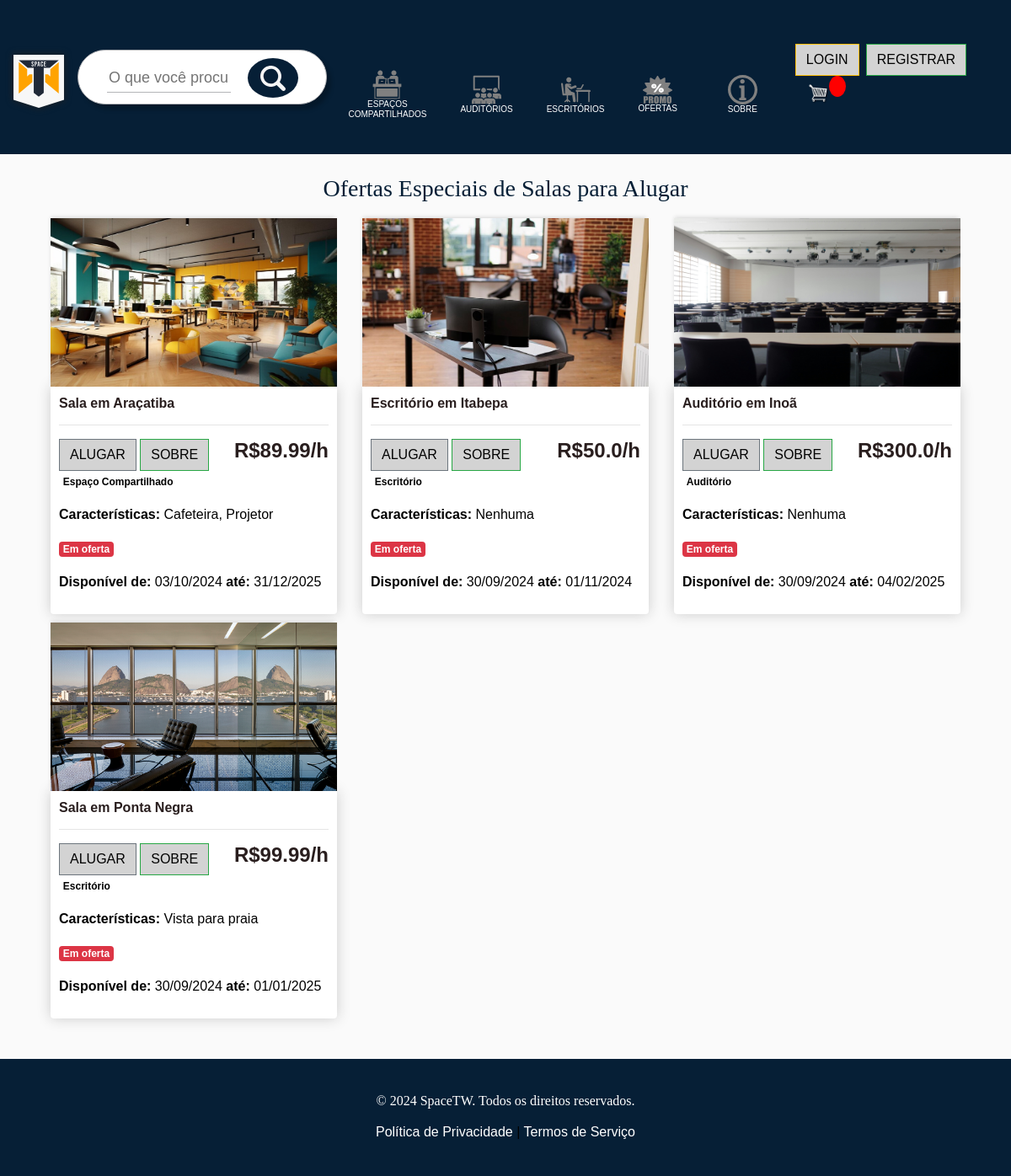
The app's page /, older data.
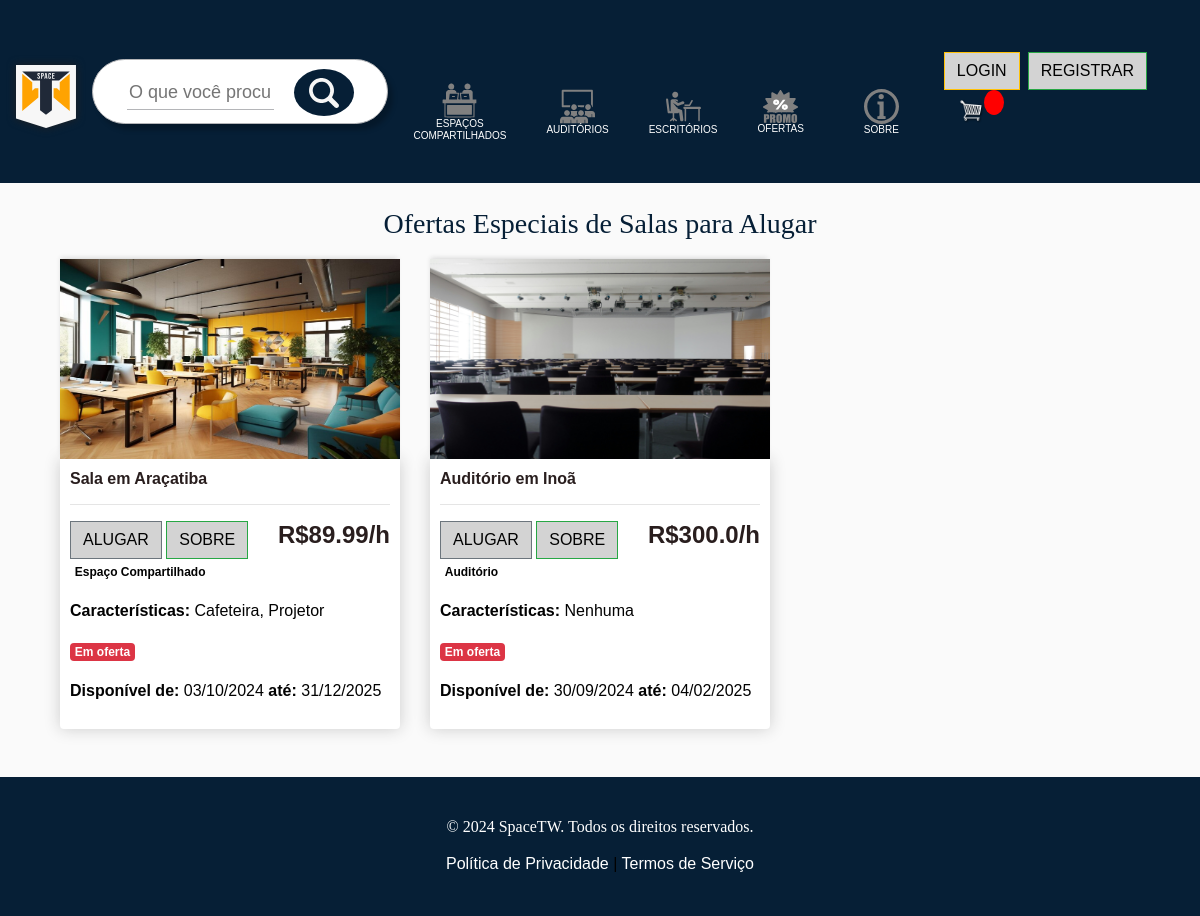
The same page, newer data.
### store/models.py (models this page shows, shortened)
class Product(models.Model):
    name = models.CharField(max_length=200)
    price = models.FloatField()
    digital = models.BooleanField(default=False, null=True, blank=True)
    image = models.ImageField(null=True, blank=True)
    link = models.CharField(max_length=200, null=True)
    on_sale = models.BooleanField(default=False)
    is_rented = models.BooleanField(default=False)
    SPACE_TYPES = [
        ('compartilhado', 'Espaço Compartilhado'),
        ('escritorio', 'Escritório'),
        ('auditorio', 'Auditório'),
    ]
    space_type = models.CharField(max_length=20, choices=SPACE_TYPES, default='escritorio')
    features = models.CharField(max_length=255, default='Nenhuma', blank=True)
    available_from = models.DateField(null=True, blank=True)
    available_to = models.DateField(null=True, blank=True)
    @property
    def imageURL(self):
        try:
            url = self.image.url
        except:
            url = ''
        return url

### store/views.py (the view)
# urls.py: path('', include('store.urls')),
def store(request):
    products = Product.objects.filter(
        on_sale=True,
        is_rented=False,
        available_from__lte=today,
        available_to__gte=today,
    )
    return render(request, "store/store.html", {"products": products})

### store/templates/store/store.html (shortened to what this page needs)
{% extends 'store/main.html' %}
{% load static %}
{% block content %}
<div class="container">
    <h1 class="text-center" style="font-family: 'Times New Roman', Times, serif;">Ofertas Especiais de Salas para Alugar</h1>
    <div class="row">
        {% for product in products %}
        {% if product.on_sale %}
        <div class="col-lg-4">
            <img class="thumbnail" src="{{product.imageURL}}">
            <div class="box-element product">
                <h6><strong>{{product.name}}</strong></h6>
                <hr>
                <button data-product="{{product.id}}" data-action="add" class="btn btn-outline-secondary add-btn update-cart">Alugar</button>
                <a class="btn btn-outline-success" href="{{product.link}}">Sobre</a>
                <h4 style="display: inline-block; float: right;"><strong>R${{product.price}}/h</strong></h4>
                <p><span class="badge">{{product.get_space_type_display}}</span></p>
                {% if product.features %}
                <p><strong>Características:</strong> {{product.features}}</p>
                {% endif %}
                <p><span class="badge badge-danger">Em oferta</span></p>
                {% if product.available_from and product.available_to %}
                <p><strong>Disponível de:</strong> {{ product.available_from|date:"d/m/Y" }} <strong>até:</strong> {{ product.available_to|date:"d/m/Y" }}</p>
                {% else %}
                <p><strong>Disponibilidade não definida.</strong></p>
                {% endif %}
            </div>
        </div>
        {% endif %}
        {% endfor %}
    </div>
</div>
{% endblock content %}

### store/templates/store/main.html (shortened to what this page needs)
<!DOCTYPE html>
{% load static %}
<html>
<head>
	<link rel="stylesheet" href="https://stackpath.bootstrapcdn.com/bootstrap/4.4.1/css/bootstrap.min.css">
	<link rel="stylesheet" type="text/css" href="{% static 'css/main.css' %}">
</head>
<body>
	<nav class="navbar navbar-expand-lg navbar-dark bg-dark">
	  <div class="logo">
	  <a class="navbar-brand" href="{% url 'store' %}"><img src="{% static 'images/logo.svg' %}" alt=""></a>
	  </div>
	  <div class="collapse navbar-collapse" id="navbarSupportedContent">
		<div class="seach_bar">
			<form method="GET" action="{% url 'search_results' %}">
				<div class="barra">
					<input type="text" name="query" placeholder="O que você procura?">
				</div>
				<div class="lupa">
					<button type="submit">
						<img src="{% static 'images/lupa.svg' %}" alt="">
					</button>
				</div>
			</form>
		</div>
		<div class="categoria">
			<div class="imagem_categoria">
				<figure>
					<a href="{% url 'shared_space' %}"><img src="{% static 'images/coworking.svg' %}" alt=""><h6>ESPAÇOS<br>COMPARTILHADOS</h6></a>
				</figure>
				<figure>
					<a href="{% url 'auditorium_spaces' %}"><img src="{% static 'images/cinema.svg' %}" alt=""><h6>AUDITÓRIOS</h6></a>
				</figure>
				<figure>
					<a href="{% url 'office_spaces' %}"><img src="{% static 'images/trabalhador.svg' %}" alt=""><h6>ESCRITÓRIOS</h6></a>
				</figure>
				<figure>
					<a href="{% url 'store' %}"><img src="{% static 'images/promotion.svg' %}" alt=""><h6>OFERTAS</h6></a>
				</figure>
					<a href="{% url 'about' %}"><img src="{% static 'images/about.svg' %}" alt=""><h6>SOBRE</h6></a>
			</div>
		</div>
	  </div>
	  <div class="form-inline my-2 my-lg-0">
		{% if request.user.is_authenticated %}
			<p class="text-white">Bem-vindo, {{ request.user.username }}!</p>
			<a href="{% url 'store_logout' %}" class="btn btn-warning">Logout</a>
		{% else %}
			<a href="{% url 'store_login' %}" class="btn btn-warning">Login</a>
			<a href="{% url 'register' %}" class="btn btn-success ml-2">Registrar</a>
		{% endif %}
		<a href="{% url 'cart' %}">
		   <img  id="cart-icon" src="{% static 'images/cart.png' %}">
	   </a>
	   <p id="cart-total">{{cartItems}}</p>
   </div>
	</nav>
    <div class="container">
            <br>
            {% block content %}
            {% endblock content %}
    </div>
	<footer class="bg-dark mt-5 p-4 text-center" style="color: white;">
		<p><h6>&copy; 2024 SpaceTW. Todos os direitos reservados.</h6></p>
		<p><a href="{% url 'privacy_policy' %}" style="color: white;">Política de Privacidade</a> | <a href="{% url 'terms_of_service' %}" style="color: white;">Termos de Serviço</a></p>
	</footer>
</body>
</html>

### static/css/main.css (style rules this page uses)
body { background-color: hsl(0, 0%, 98%); color: #d3d3d3; font-family: Arial, sans-serif; }
h1, h2, h3, h4, h5, h6 { color:hsl(0, 15%, 14%); }
p, ul { color: #020202; }
.box-element { box-shadow:hsl(0, 0%, 80%) 0 0 16px; background-color: #fff; border-radius: 4px; padding: 10px; }
.thumbnail { width: 100%; height: 200px; -webkit-box-shadow: -1px -3px 5px -2px rgba(214,214,214,1); -moz-box-shadow: -1px -3px 5px -2px rgba(214,214,214,1); box-shadow: -1px -3px 5px -2px rgba(214,214,214,1); }
.product { border-radius: 0 0 4px 4px; }
.bg-dark { background-color: #061f36!important; color: #fff; }
#cart-icon { width:25px; display: inline-block; margin-left: 15px; }
#cart-total { display: block; text-align: center; color:#fff; background-color: red; width: 20px; height: 25px; border-radius: 50%; font-size: 14px; }
.col-lg-4, .col-lg-6, .col-lg-8, .col-lg-12 { margin-top: 10px; }
.btn { border-radius: 0; background-color: #d3d3d3; color: #020202; text-transform: uppercase; cursor: pointer; transition: background-color 0.3s ease; }
.categoria { display: flex; justify-content: center; align-items: center; flex-wrap: wrap; margin-top: 50px; width: 100%; }
.imagem_categoria { display: flex; justify-content: center; align-items: center; width: 35%; margin: 5px; }
.imagem_categoria img { width: 35px; }
.categoria figure { text-align: center; transition: 0.3s ease-in-out; margin: 20px; }
.categoria a { text-decoration: none; color: gray; }
.categoria h6 { font-size: 10px; color: #ffffff; }
.seach_bar { color: #b4b5b8; height: 65px; background-color: white; width: 60%; border-radius: 50px; border: solid 1px; border-color: #b4b5b8; box-shadow: 5px 6px 5px 0px rgba(0,0,0,0.23); -webkit-box-shadow: 5px 6px 5px 0px rgba(0,0,0,0.23); -moz-box-shadow: 5px 6px 5px 0px rgba(0,0,0,0.23); }
.seach_bar form { align-items: center; justify-content: center; display: flex; }
.barra { display: flex; align-items: center; justify-content: center; margin-right: 20px; width: 60%; height: 65px; }
.barra input { margin-left: 30px; width: 100%; height: 35px; border: none; border-bottom: 1px solid;; border-color:#b4b5b8; outline: none; font-size: large; }
.lupa { align-items: center; justify-content: center; display: flex; width: 60px; height: 47px; background-color: #061f36; border-radius: 100%; margin-right: 30px; }
.lupa img { width: 40px; height: 40px; }
.lupa button { background: none; border: none; padding: 0; margin: 0; font: inherit; cursor: pointer; outline: none; }
.logo a img { margin-top: 10px; width: 60px; }
.logo img { filter: drop-shadow(0rem 0rem 0.27rem #202020); }
.container h1 { font-size: 28px; font-family: 'Times New Roman', Times, serif; color: #061f36 }
footer h6 { font-size: 16px; font-family: 'Times New Roman', Times, serif; color: white; }

Row changes from the older to the newer data that the page shows:
no longer on this page (row edited): Product: imageURL (picture), name "Escritório em Itabepa", price "50.0", space_type "Escritório", features "Nenhuma", available_from "30/09/2024", available_to "01/11/2024"
no longer on this page (row edited): Product: imageURL (picture), name "Sala em Ponta Negra", price "99.99", space_type "Escritório", features "Vista para praia", available_from "30/09/2024", available_to "01/01/2025"
